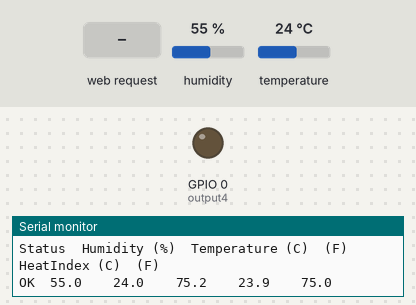
Simulated run of this sketch. Board: ESP8266 (NodeMCU). Shown: output pins drawn as LEDs (lit = HIGH), the last lines printed to the serial monitor. The inputs (shaded band) are chosen by the test bench; at power-on: humidity 55 %, temperature 24 °C. WiFi joins after 1.5 s; servers stay silent unless stated; EEPROM starts erased.

Above: at 8.4 s.
8.5 s: HTTP request GET /4/on received
At 9.4 s:
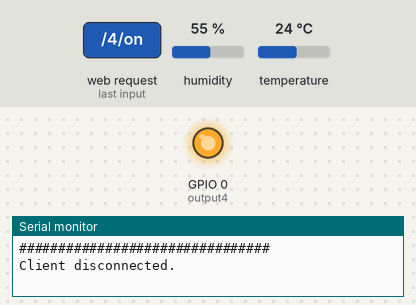
15.7 s: HTTP request GET /4/off received
At 18.6 s:
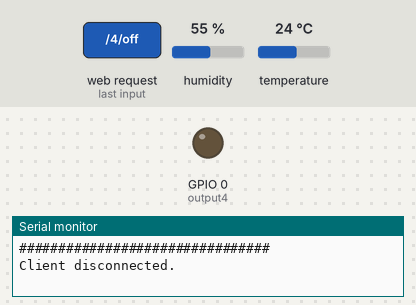
Timing chart, 0 to 20.1 s (numbered marks = the images above; inputs shaded):
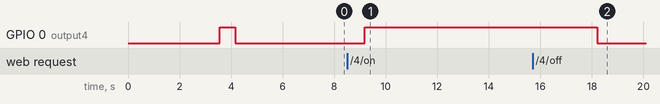

The sketch:

WifiManagerFull.ino
```cpp
#include <ESP8266WiFi.h>
#include <ESP8266mDNS.h>
#include <ESP8266WebServer.h>
#include <WiFiManager.h>         // https://github.com/tzapu/WiFiManager
//#include <TimeLib.h>
#include <WiFiUdp.h>
#include <TimeAlarms.h>
#include <EEPROM.h>

#include "DHTesp.h"

// Set web server port number to 80
WiFiServer server(80);

// Assign output variables to GPIO pins
const int output4 = 0;
const int Gled = 4;
const int Rled = 5;

String output4State = "off";

int DHTPIN = 14;
const char* mDNS_name = "kroom";
static const char ntpServerName[] = "asia.pool.ntp.org";
const int timeZone = 3;

DHTesp dht;
float lastTemp = 0;

// Variable to store the HTTP request
String header;

WiFiUDP Udp;
unsigned int localPort = 8888;
time_t getNtpTime();
String digitalClockDisplay();
void printDigits(int digits);
String prepDigits(int digits, bool dot);
void sendNTPpacket(IPAddress &address);


String LatestTime = "";
int AlarmVal = 0;

void setup() {
  Serial.begin(115200);
  pinMode(output4, OUTPUT);

  // WiFiManager
  // Local intialization. Once its business is done, there is no need to keep it around
  WiFiManager wifiManager;
  wifiManager.autoConnect("SmarTech");

  // if you get here you have connected to the WiFi
  Serial.println("Connected.");

  if (MDNS.begin(mDNS_name, WiFi.localIP())) { //Start mDNS
    Serial.println("MDNS started");
  }

  server.begin();
  EEPROM.begin(512);

  Serial.println("Starting UDP");
  Udp.begin(localPort);
  Serial.print("Local port: ");
  Serial.println(Udp.localPort());
  Serial.println("waiting for sync");
  setSyncProvider(getNtpTime);
  int ntpSyncCount = 0;
  if (String(year()) < "2000")
    setSyncInterval(20);
  else
    setSyncInterval(18000);
  digitalClockDisplay();

  dht.setup(DHTPIN);
  delay(dht.getMinimumSamplingPeriod());
  lastTemp = dht.getTemperature();
  getTempInfo();

  getAlarms();

  int StartBlink = 0;
  while (StartBlink <= 5)
  {
    digitalWrite(output4, HIGH);
    delay(100);
    digitalWrite(output4, LOW);
    StartBlink++;
  }
}

time_t prevDisplay = 0;
bool Alarmed = true;
void loop() {
  if (!Alarmed) {
    getAlarms();
    Alarmed = true;
  }
  /*-------# Read Serial #-------*/
  while (Serial.available()) {
    String timer = Serial.readString();
    getParamsVal(timer);
    Alarmed = false;
  }


  /*-----#Check temp#-----*/
  delay(dht.getMinimumSamplingPeriod());
  float currentTemp = dht.getTemperature();
  if (dht.getStatusString() == "OK" ) {
    if ((lastTemp < currentTemp - 2) || (lastTemp > currentTemp + 2)) {
      Serial.println(currentTemp);
      getTempInfo();
      lastTemp = dht.getTemperature();
    }
  }
  /*-----#END Check temp#-----*/

  WiFiClient client = server.available();   // Listen for incoming clients

  if (client) {                             // If a new client connects,
    Serial.println("New Client.");          // print a message out in the serial port
    String currentLine = "";                // make a String to hold incoming data from the client
    while (client.connected()) {            // loop while the client's connected
      if (client.available()) {             // if there's bytes to read from the client,
        char c = client.read();             // read a byte, then
        Serial.write(c);                    // print it out the serial monitor
        header += c;
        if (c == '\n') {                    // if the byte is a newline character
          // if the current line is blank, you got two newline characters in a row.
          // that's the end of the client HTTP request, so send a response:
          if (currentLine.length() == 0) {
            // HTTP headers always start with a response code (e.g. HTTP/1.1 200 OK)
            // and a content-type so thelient knows what's coming, then a blank line:
            client.println("HTTP/1.1 200 OK");
            client.println("Content-type:text/html");
            client.println("Connection: close");
            client.println();


            // turns the GPIOs on and off
            if (header.indexOf("GET /4/on") >= 0) {
              Serial.println("GPIO 4 on");
              output4State = "on";
              digitalWrite(output4, HIGH);
            } else if (header.indexOf("GET /4/off") >= 0) {
              Serial.println("GPIO 4 off");
              output4State = "off";
              digitalWrite(output4, LOW);
            }
            else if (header.indexOf("GET /setoff") >= 0) {

              //getParamsVal(header);
            }
            //digitalClockDisplay();
            // Display the HTML web page
            client.println("<!DOCTYPE html><html>");
            client.println("<head><meta name=\"viewport\" content=\"width=device-width, initial-scale=1\">");
            client.println("<link rel=\"icon\" href=\"data:,\">");
            // CSS to style the on/off buttons
            // Feel free to change the background-color and font-size attributes to fit your preferences
            client.println("<style>html { font-family: Helvetica; display: inline-block; margin: 0px auto; text-align: center;}");
            client.println(".button { background-color: #195B6A; border: none; color: white; padding: 16px 40px;");
            client.println("text-decoration: none; font-size: 30px; margin: 2px; cursor: pointer;}");
            client.println(".button2 {background-color: #77878A;}</style></head>");

            // Web Page Heading
            client.println("<body><h1>Zizo Room</h1>");

            // Display current state, and ON/OFF buttons for GPIO 4
            client.println("<p>GPIO 4 - State " + output4State + " </p> ");
            // If the output4State is off, it displays the ON button
            if (output4State == "off") {
              client.println("<p><a href=\"/4/on\"><button class=\"button\">ON</button></a></p>");
            } else {
              client.println("<p><a href=\"/4/off\"><button class=\"button button2\">OFF</button></a></p>");
            }
            client.println("<p><h3>Indoor Temp</h3><label>");
            client.println(String(lastTemp));
            client.println("</label></p>");
            client.println("<p><h3>Device Date & time is</h3><label>");
            String dt = digitalClockDisplay();
            client.println(dt);
            client.println("</label></p>");
            //client.println("<label>Off time</label>");
            //client.println("<input type=\"time\" id=\"offTime\" name=\"offTime\" min=\"9:00\" max=\"18:00\"></input>");
            client.println("</body></html>");

            // The HTTP response ends with another blank line
            client.println();
            // Break out of the while loop
            break;
          } else { // if you got a newline, then clear currentLine
            currentLine = "";
          }
        } else if (c != '\r') {  // if you got anything else but a carriage return character,
          currentLine += c;      // add it to the end of the currentLine
        }
      }
    }
    // Clear the header variable
    header = "";
    // Close the connection
    client.stop();
    Serial.println("Client disconnected.");
  }
  Alarm.delay(1000);
}
const char * days[] = {"Sunday", "Monday", "Tuesday", "Wednesday", "Thursday", "Fridayturday"} ;
const char * months[] = {"Jan", "Feb", "Mar", "Apr", "May", "June", "July", "Aug", "Sep", "Oct", "Nov", "Dec"} ;

void getAlarms() {
  AlarmVal = EEPROM.read(0);
  int alrmType = EEPROM.read(1);
  int Sec = EEPROM.read(2);
  int hh = EEPROM.read(3);
  int mm = EEPROM.read(4);
  int dowI = EEPROM.read(5);
  if (alrmType == 1) {
    Alarm.timerOnce(Sec, OnceOnly);
  }
  else if (alrmType == 2) {
    Alarm.timerRepeat(Sec, Repeats);
  }
  else if (alrmType == 3) {
    Alarm.alarmRepeat(hh, mm, 0, DailyAlarm);
  }
  else if (alrmType == 4) {
    timeDayOfWeek_t dow = timeDayOfWeek_t(dowI);
    Alarm.alarmRepeat(dow, hh, mm, 0, WeeklyAlarm);
  }

}


void OnceOnly() {
  Serial.println("OnceOnly timer");
  int stat = digitalRead(output4);
  if (stat == 0)
    digitalWrite(output4, HIGH);
  else
    digitalWrite(output4, LOW);
  digitalClockDisplay();
}
void Repeats() {
  Serial.println("Repeats timer");
  int stat = digitalRead(output4);
  if (stat == 0)
    digitalWrite(output4, HIGH);
  else
    digitalWrite(output4, LOW);
  digitalClockDisplay();
}
void DailyAlarm() {
  Serial.println("Daily Alarm timer");
  digitalWrite(output4, AlarmVal);
  digitalClockDisplay();
}
void WeeklyAlarm() {
  digitalWrite(output4, AlarmVal);
  digitalClockDisplay();
}

// Print full time clock
String digitalClockDisplay()
{
  Serial.println("################################");
  Serial.print("## Current Date and time: ");
  LatestTime = prepDigits(hour(), false);
  LatestTime += prepDigits(minute(), true);
  LatestTime += prepDigits(second(), true);
  Serial.print(LatestTime);
  Serial.print(" & ");
  String date = String(day());
  date += " ";
  date += days[weekday() - 1];
  date += ", ";
  date += months[month() - 1];
  date += " ";
  date += year();
  Serial.print(date);
  Serial.println("");
  Serial.println("################################");
  LatestTime = prepDigits(hourFormat12(), false);
  LatestTime += prepDigits(minute(), true);
  if (isPM())
    LatestTime += "PM";
  else
    LatestTime += "AM";
  LatestTime += "\t";

  return LatestTime + date;
}

// Print temp and humidity
void getTempInfo() {
  Serial.println("Status\tHumidity (%)\tTemperature (C)\t(F)\tHeatIndex (C)\t(F)");
  float humidity = dht.getHumidity();
  float temperature = dht.getTemperature();
  Serial.print(dht.getStatusString());
  Serial.print("\t");
  Serial.print(humidity, 1);
  Serial.print("\t\t");
  Serial.print(temperature, 1);
  Serial.print("\t\t");
  Serial.print(dht.toFahrenheit(temperature), 1);
  Serial.print("\t\t");
  Serial.print(dht.computeHeatIndex(temperature, humidity, false), 1);
  Serial.print("\t\t");
  Serial.println(dht.computeHeatIndex(dht.toFahrenheit(temperature), humidity, true), 1);
}


void printDigits(int digits)
{
  // utility for digital clock display: prints preceding colon and leading 0
  Serial.print(":");
  if (digits < 10)
    Serial.print('0');
  Serial.print(digits);
}
String prepDigits(int digits, bool dot)
{
  String tVal = "";
  // utility for digital clock display: prints preceding colon and leading 0
  if (dot)
    tVal = ":";
  if (digits < 10)
    tVal += "0" + String(digits); // Serial.print('0');
  else
    tVal += String(digits);
  return tVal;
}

/*-------- NTP code ----------*/
const int NTP_PACKET_SIZE = 48; // NTP time is in the first 48 bytes of message
byte packetBuffer[NTP_PACKET_SIZE]; //buffer to hold incoming & outgoing packets

time_t getNtpTime()
{
  Serial.println("Time synced");
  IPAddress ntpServerIP; // NTP server's ip address

  while (Udp.parsePacket() > 0) ; // discard any previously received packets

  Serial.println("Transmit NTP Request");
  // get a random server from the pool
  WiFi.hostByName(ntpServerName, ntpServerIP);
  Serial.print(ntpServerName);
  Serial.print(": ");
  Serial.println(ntpServerIP);
  sendNTPpacket(ntpServerIP);
  uint32_t beginWait = millis();
  while (millis() - beginWait < 1500) {
    int size = Udp.parsePacket();
    if (size >= NTP_PACKET_SIZE) {
      Serial.println("Receive NTP Response");
      Udp.read(packetBuffer, NTP_PACKET_SIZE);  // read packet into the buffer
      unsigned long secsSince1900;
      // convert four bytes starting at location 40 to a long integer
      secsSince1900 =  (unsigned long)packetBuffer[40] << 24;
      secsSince1900 |= (unsigned long)packetBuffer[41] << 16;
      secsSince1900 |= (unsigned long)packetBuffer[42] << 8;
      secsSince1900 |= (unsigned long)packetBuffer[43];
      return secsSince1900 - 2208988800UL + timeZone * SECS_PER_HOUR;
    }
  }
  Serial.println("No NTP Response :-(");
  return 0; // return 0 if unable to get the time
}

// send an NTP request to the time server at the given address
void sendNTPpacket(IPAddress &address)
{
  // set all bytes in the buffer to 0
  memset(packetBuffer, 0, NTP_PACKET_SIZE);
  // Initialize values needed to form NTP request
  // (see URL above for details on the packets)
  packetBuffer[0] = 0b11100011;   // LI, Version, Mode
  packetBuffer[1] = 0;     // Stratum, or type of clock
  packetBuffer[2] = 6;     // Polling Interval
  packetBuffer[3] = 0xEC;  // Peer Clock Precision
  // 8 bytes of zero for Root Delay & Root Dispersion
  packetBuffer[12] = 49;
  packetBuffer[13] = 0x4E;
  packetBuffer[14] = 49;
  packetBuffer[15] = 52;
  // all NTP fields have been given values, now
  // you can send a packet requesting a timestamp:
  Udp.beginPacket(address, 123); //NTP requests are to port 123
  Udp.write(packetBuffer, NTP_PACKET_SIZE);
  Udp.endPacket();
}

/*-----#END NTP code #------*/


String getValue(String data, char separator, int index)
{
  int found = 0;
  int strIndex[] = { 0, -1 };
  int maxIndex = data.length() - 1;

  for (int i = 0; i <= maxIndex && found <= index; i++) {
    if (data.charAt(i) == separator || i == maxIndex) {
      found++;
      strIndex[0] = strIndex[1] + 1;
      strIndex[1] = (i == maxIndex) ? i + 1 : i;
    }
  }
  return found > index ? data.substring(strIndex[0], strIndex[1]) : "";
}

void getParamsVal(String Vars) {
  Serial.println("#####################################");
  Serial.print("Alarm \tType ");

  String alarmType = getValue(Vars, '&', 0);
  String timerVal, hh, mm, da;
  Serial.print(alarmType);
  EEPROM.write(1, alarmType.toInt());
  if (alarmType == "1")
  {
    timerVal = getValue(Vars, '&', 1);
    String Val = getValue(Vars, '&', 2);
    //    if (Val != "" && Val != "0")
    //      AlarmVal = 1;
    EEPROM.write(2, timerVal.toInt());
    Serial.print("\tValue in Secon  ");
    Serial.print(timerVal);
  }
  else if (alarmType == "2") {
    timerVal = getValue(Vars, '&', 1);
    String Val = getValue(Vars, '&', 2);
    EEPROM.write(2, timerVal.toInt());
    Serial.print("\tValue in Secon  ");
    Serial.print(timerVal);
  }
  else if (alarmType == "3") {
    String temp = getValue(Vars, '&', 1);
    hh = getValue(temp, ':', 0);
    mm = getValue(temp, ':', 1);
    String Val = getValue(Vars, '&', 2);

    if (Val == "" || Val != "0")
      AlarmVal = 1;
    else
      AlarmVal = 0;
    EEPROM.write(0, AlarmVal);
    EEPROM.write(3, hh.toInt());
    EEPROM.write(4, mm.toInt());

    Serial.print("\tTime ");
    Serial.print(hh + ":" + mm);
  }
  else if (alarmType == "4") {
    String temp = getValue(Vars, '&', 1);
    da = getValue(temp, ':', 0);
    hh = getValue(temp, ':', 1);
    mm = getValue(temp, ':', 2);
    String Val = getValue(Vars, '&', 2);
    if (Val == "" || Val != "0")
      AlarmVal = 1;
    else
      AlarmVal = 0;
    EEPROM.write(0, AlarmVal);
    EEPROM.write(3, hh.toInt());
    EEPROM.write(4, mm.toInt());
    EEPROM.write(5, da.toInt());
    Serial.print("\tTime ");
    Serial.print(hh + ":" + mm);
    Serial.print("\tDay of week index ");
    Serial.print(String(da));
  }
  else {
    EEPROM.write(0, 0);
    EEPROM.write(1, 5);
  }

  Serial.print("\tTo Do  ");
  Serial.print(AlarmVal);
  Serial.println();
  Serial.println("#####################################");
  EEPROM.commit();
}

int find_text(String needle, String haystack) {
  int foundpos = -1;
  for (int i = 0; i <= haystack.length() - needle.length(); i++) {
    if (haystack.substring(i, needle.length() + i) == needle) {
      foundpos = i;
    }
  }
  return foundpos;
}
```

Measured:
- after the input at 8.5 s, GPIO 0 (output4): LOW → HIGH after 0.68 s
- after the input at 15.7 s, GPIO 0 (output4): HIGH → LOW after 2.5 s
